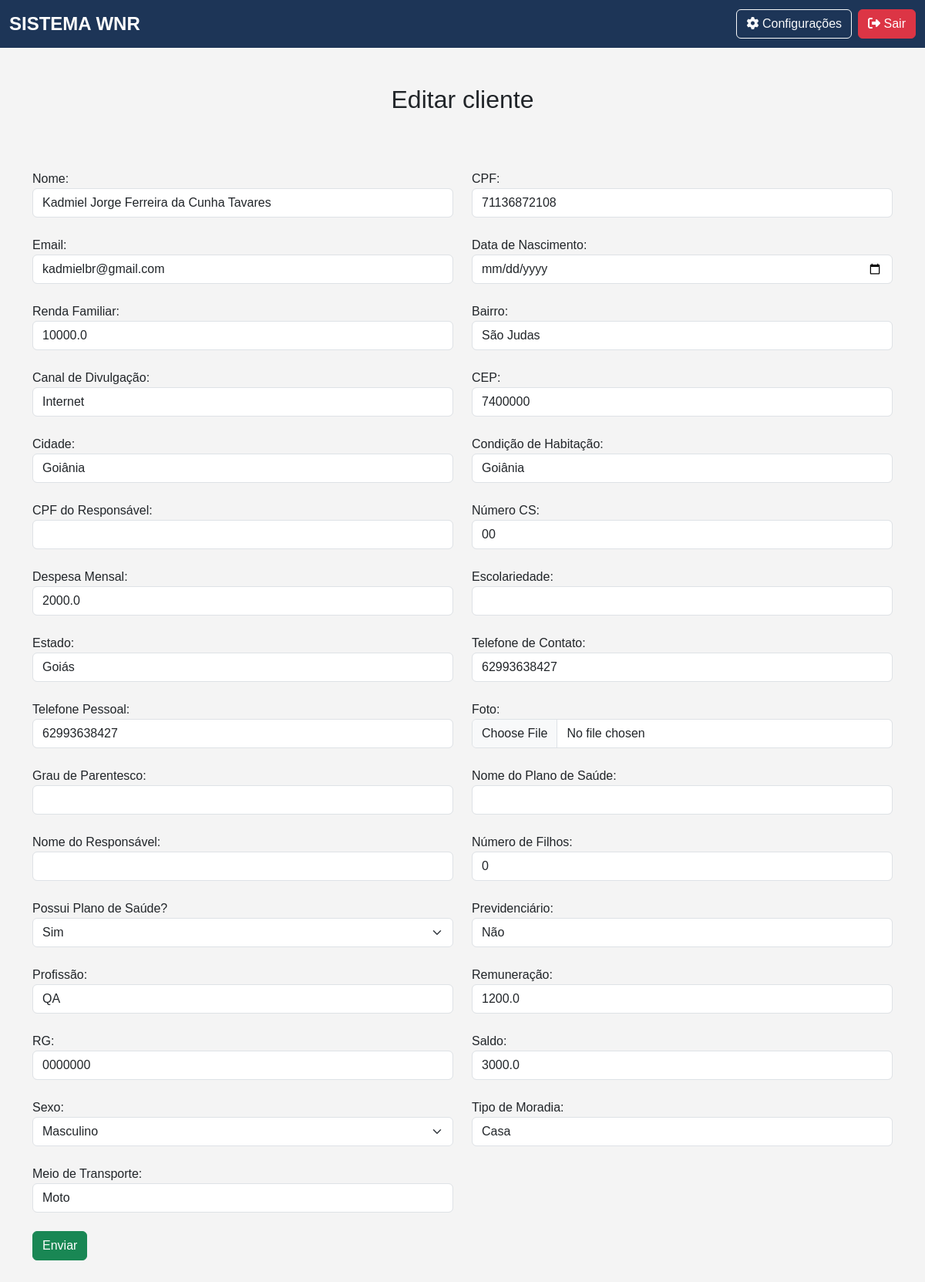
Screenshot of /editar_cliente/1 (signed in) with the database file from the repository.
### app/models.py (models this page shows)
class Cliente(db.Model):
    __tablename__ = "clientes"
    id                      = Column(Integer, primary_key=True, index=True)
    nome                    = Column(String, index=True)
    cpf                     = Column(String(11), unique=True, index=True)
    email                   = Column(String, unique=True, index=True)
    data_nascimento         = Column(Date)
    renda_familiar          = Column(Float)
    bairro                  = Column(String)
    canal_divulgacao        = Column(String)
    cep                     = Column(String(8))
    cidade                  = Column(String)
    condicao_habitacao      = Column(String)
    cpf_responsavel         = Column(String(11), nullable=True)  # Responsável Legal
    numero_cs               = Column(String)
    despesa_mensal          = Column(Float)
    escolaridade            = Column(String)
    estado                  = Column(String)
    endereco                = Column(String)
    fone_contato            = Column(String)
    fone_pessoal            = Column(String)
    foto                    = Column(String)
    grau_parentesco         = Column(String)
    nome_plano_saude        = Column(String)
    nome_responsavel        = Column(String)
    numero_filhos           = Column(Integer)
    plano_saude             = Column(String)
    previdenciario          = Column(String)
    profissao               = Column(String)
    remuneracao             = Column(Float)
    rg                      = Column(String)
    saldo                   = Column(Float)
    sexo                    = Column(String)
    tipo_moradia            = Column(String)
    transporte              = Column(String)
    encaminhamentos = relationship("Encaminhamento", back_populates="cliente")
    guias = relationship("Guia", back_populates="cliente")

### app/routes/client_routes.py (the view, shortened to what this page needs)
@client_bp.route('/editar_cliente/<int:id>', methods=['GET', 'POST'])
@login_required
def editar_cliente(id):
    cliente = Cliente.query.get_or_404(id)
    return render_template('clientes/form_edit.html', cliente=cliente)

### app/__init__.py (called while the page is built)
@login_manager.user_loader
def load_user(id):
    return Usuario.query.get(int(id))  # Converte para inteiro e busca no banco

### app/templates/clientes/form_edit.html (shortened to what this page needs)
{% extends 'base.html' %}
{% block content %}
    <h2 class="text-center mb-4 mt-5">Editar cliente</h2>
    <br><br>
    <form action="{{ url_for('client_bp.editar_cliente', id=cliente.id)}}" method="POST" class="mb-5">
        <div class="row">
            <div class="col-md-6">
                <label for="nome" class="custom-label">Nome:</label>
                <input type="text" class="form-control" name="nome" value="{{ cliente.nome }}">
            </div>
            <div class="col-md-6">
                <label for="cpf" class="custom-label">CPF:</label>
                <input type="text" class="form-control" name="cpf" value="{{ cliente.cpf }}">
            </div>
        </div>
        <br>
        <div class="row">
            <div class="col-md-6">
                <label for="email" class="custom-label">Email:</label>
                <input type="email" class="form-control" name="email" value="{{ cliente.email }}">
            </div>
            <div class="col-md-6">
                <label for="dt_nascimento" class="custom-label">Data de Nascimento:</label>
                <input type="date" class="form-control" name="dt_nascimento" value="{{ cliente.dt_nascimento }}">
            </div>
        </div>
        <br>
        <div class="row">
            <div class="col-md-6">
                <label for="renda_familiar" class="custom-label">Renda Familiar:</label>
                <input type="number" class="form-control" name="renda_familiar" value="{{ cliente.renda_familiar }}">
            </div>
            <div class="col-md-6">
                <label for="bairro" class="custom-label">Bairro:</label>
                <input type="text" class="form-control" name="bairro" value="{{ cliente.bairro }}">
            </div>
        </div>
        <br>
        <div class="row">
            <div class="col-md-6">
                <label for="canal_divulgacao" class="custom-label">Canal de Divulgação:</label>
                <input type="text" class="form-control" name="canal_divulgacao" value="{{ cliente.canal_divulgacao }}">
            </div>
            <div class="col-md-6">
                <label for="cep" class="custom-label">CEP:</label>
                <input type="text" class="form-control" name="cep" value="{{ cliente.cep }}">
            </div>
        </div>
        <br>
        <div class="row">
            <div class="col-md-6">
                <label for="cidade" class="custom-label">Cidade:</label>
                <input type="text" class="form-control" name="cidade" value="{{ cliente.cidade }}">
            </div>
            <div class="col-md-6">
                <label for="condicao_habitacao" class="custom-label">Condição de Habitação:</label>
                <input type="text" class="form-control" name="condicao_habitacao" value="{{ cliente.condicao_habitacao }}">
            </div>
        </div>
        <br>
        <div class="row">
            <div class="col-md-6">
                <label for="cpf_responsavel" class="custom-label">CPF do Responsável:</label>
                <input type="text" class="form-control" name="cpf_responsavel" value="{{ cliente.cpf_responsavel }}">
            </div>
            <div class="col-md-6">
                <label for="numero_cs" class="custom-label">Número CS:</label>
                <input type="text" class="form-control" name="numero_cs" value="{{ cliente.numero_cs }}">
            </div>
        </div>
        <br>
        <div class="row">
            <div class="col-md-6">
                <label for="despesa_mensal" class="custom-label">Despesa Mensal:</label>
                <input type="number" class="form-control" name="despesa_mensal" value="{{ cliente.despesa_mensal }}">
            </div>
            <div class="col-md-6">
                <label for="escolariedade" class="custom-label">Escolariedade:</label>
                <input type="text" class="form-control" name="escolariedade" value="{{ cliente.escolariedade }}">
            </div>
        </div>
        <br>
        <div class="row">
            <div class="col-md-6">
                <label for="estado" class="custom-label">Estado:</label>
                <input type="text" class="form-control" name="estado" value="{{ cliente.estado }}">
            </div>
            <div class="col-md-6">
                <label for="fone_contato" class="custom-label">Telefone de Contato:</label>
                <input type="tel" class="form-control" name="fone_contato" value="{{ cliente.fone_contato }}">
            </div>
        </div>
        <br>
        <div class="row">
            <div class="col-md-6">
                <label for="fone_pessoal" class="custom-label">Telefone Pessoal:</label>
                <input type="tel" class="form-control" name="fone_pessoal" value="{{ cliente.fone_pessoal }}">
            </div>
            <div class="col-md-6">
                <label for="foto" class="custom-label">Foto:</label>
                <input type="file" class="form-control" name="foto">
            </div>
        </div>
        <br>
        <div class="row">
            <div class="col-md-6">
                <label for="grau_parentesco" class="custom-label">Grau de Parentesco:</label>
                <input type="text" class="form-control" name="grau_parentesco" value="{{ cliente.grau_parentesco }}">
            </div>
            <div class="col-md-6">
                <label for="nome_plano_saude" class="custom-label">Nome do Plano de Saúde:</label>
                <input type="text" class="form-control" name="nome_plano_saude" value="{{ cliente.nome_plano_saude }}">
            </div>
        </div>
        <br>
        <div class="row">
            <div class="col-md-6">
                <label for="nome_responsavel" class="custom-label">Nome do Responsável:</label>
                <input type="text" class="form-control" name="nome_responsavel" value="{{ cliente.nome_responsavel }}">
            </div>
            <div class="col-md-6">
                <label for="numero_filhos" class="custom-label">Número de Filhos:</label>
                <input type="number" class="form-control" name="numero_filhos" value="{{ cliente.numero_filhos }}">
            </div>
        </div>
        <br>
        <div class="row">
            <div class="col-md-6">
                <label for="plano_saude" class="custom-label">Possui Plano de Saúde?</label>
                <select class="form-select" name="plano_saude" value="{{ cliente.plano_saude }}">
                    <option value="sim">Sim</option>
                </select>
            </div>
            <div class="col-md-6">
                <label for="previdenciario" class="custom-label">Previdenciário:</label>
                <input type="text" class="form-control" name="previdenciario" value="{{ cliente.previdenciario }}">
            </div>
        </div>
        <br>
        <div class="row">
            <div class="col-md-6">
                <label for="profissao" class="custom-label">Profissão:</label>
                <input type="text" class="form-control" name="profissao" value="{{ cliente.profissao }}">
            </div>
            <div class="col-md-6">
                <label for="remuneracao" class="custom-label">Remuneração:</label>
                <input type="number" class="form-control" name="remuneracao" value="{{ cliente.remuneracao }}">
            </div>
        </div>
        <br>
        <div class="row">
            <div class="col-md-6">
                <label for="rg" class="custom-label">RG:</label>
                <input type="text" class="form-control" name="rg" value="{{ cliente.rg }}">
            </div>
            <div class="col-md-6">
                <label for="saldo" class="custom-label">Saldo:</label>
                <input type="number" class="form-control" name="saldo" value="{{ cliente.saldo }}">
            </div>
        </div>
        <br>
        <div class="row">
            <div class="col-md-6">
                <label for="sexo" class="custom-label">Sexo:</label>
                <select class="form-select" name="sexo" value="{{ cliente.sexo }}">
                    <option value="masculino">Masculino</option>
                </select>
            </div>
            <div class="col-md-6">
                <label for="tipo_moradia" class="custom-label">Tipo de Moradia:</label>
                <input type="text" class="form-control" name="tipo_moradia" value="{{ cliente.tipo_moradia }}">
            </div>
        </div>
        <br>
        <div class="row">
            <div class="col-md-6">
                <label for="transporte" class="custom-label">Meio de Transporte:</label>
                <input type="text" class="form-control" name="transporte" value="{{ cliente.transporte }}">
            </div>
        </div>
        <br>
        <button type="submit" class="btn btn-success">Enviar</button>
    </form>
{% endblock %}

### app/static/css/base.css (style rules this page uses)
body { background-color: #f4f4f4; font-family: 'Arial', sans-serif; }

### rows the page displays
Cliente: nome "Kadmiel Jorge Ferreira da Cunha Tavares", cpf "71136872108", email "kadmielbr@gmail.com", renda_familiar "10000.0", bairro "São Judas", canal_divulgacao "Internet", cep "7400000", cidade "Goiânia", condicao_habitacao "Goiânia", numero_cs "00", despesa_mensal "2000.0", estado "Goiás", fone_contato "62993638427", fone_pessoal "62993638427", numero_filhos "0", plano_saude "Sim", previdenciario "Não", profissao "QA", remuneracao "1200.0", rg "0000000", saldo "3000.0", sexo "Masculino", tipo_moradia "Casa", transporte "Moto"
